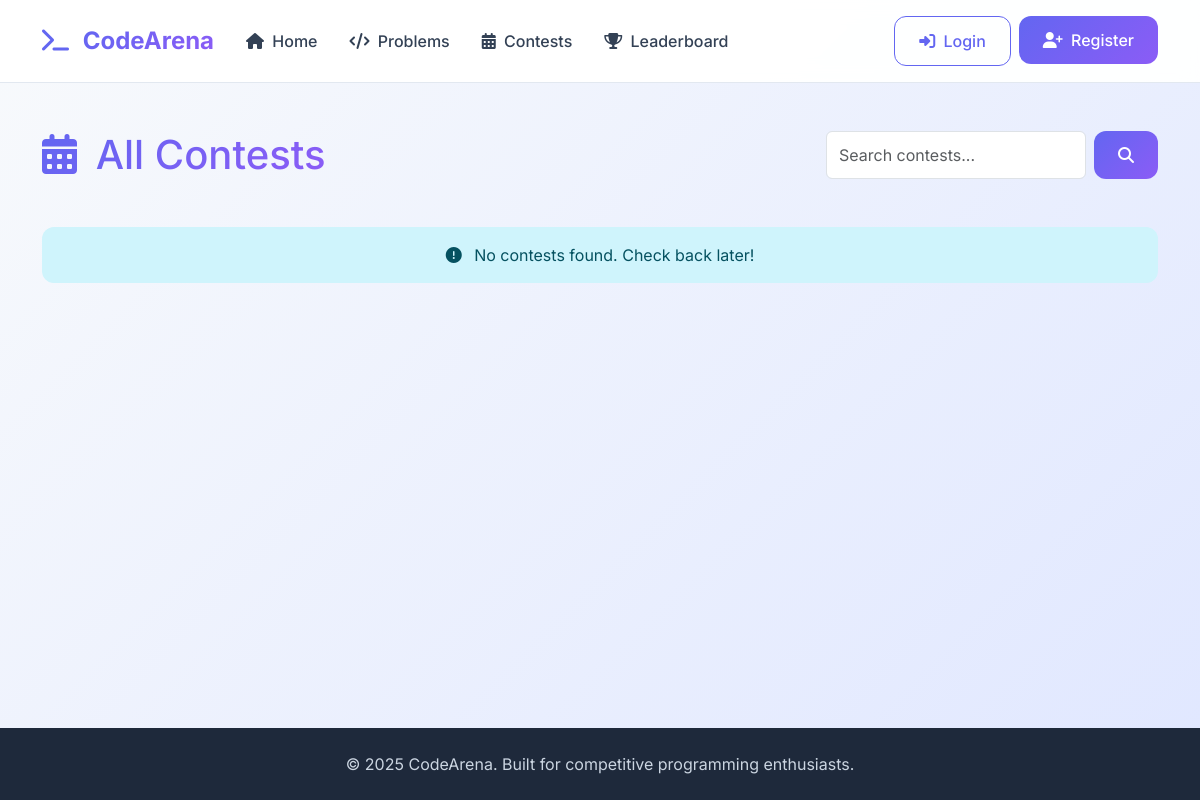
The page /contests/list/ on the database as committed earlier.
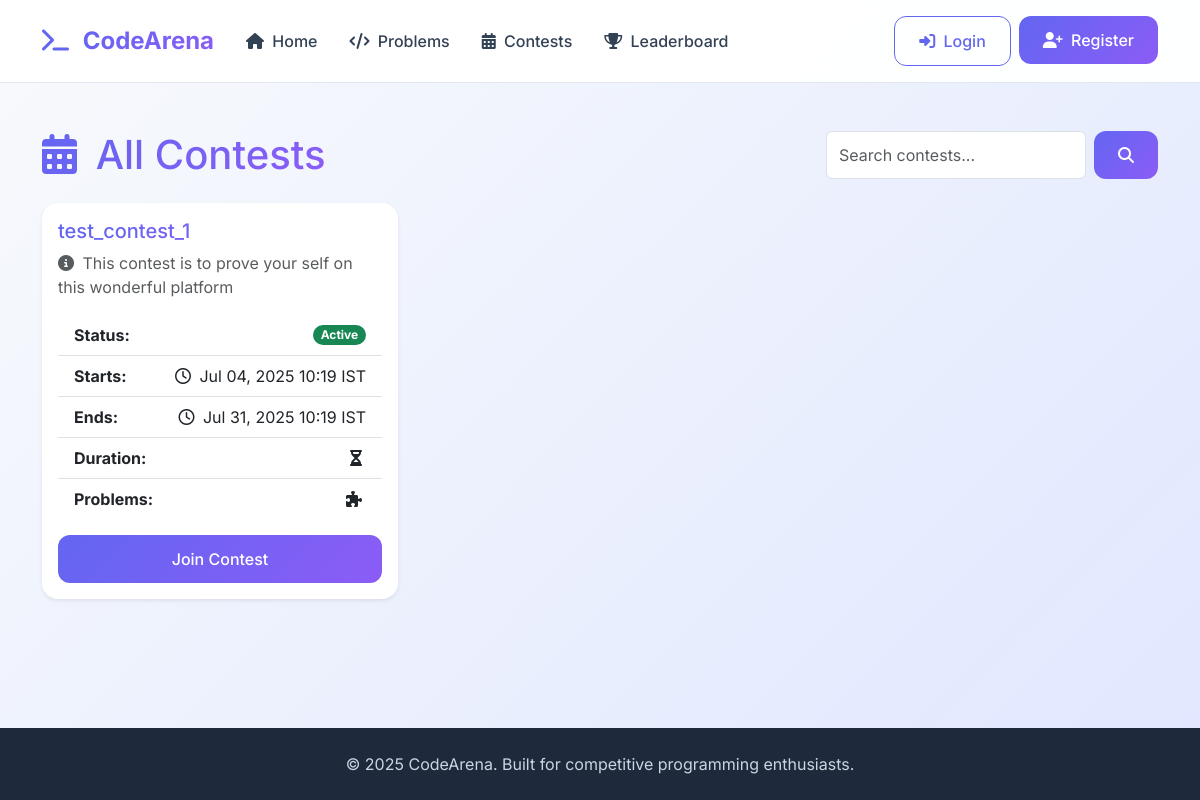
The same page on the database as committed later.
### contests/models.py (models this page shows, shortened)
class Contest(models.Model):
    name = models.CharField(max_length=255,unique=True,help_text="Name of the contest")
    description = models.TextField(help_text="Detailed description of the contest")
    start_time = models.DateTimeField(help_text="The official start time of the contest")
    end_time = models.DateTimeField(help_text="The official end time of the contest")
    STATUS_CHOICES = (
        ('upcoming','Upcoming'),
        ('active','Active'),
        ('ended','Ended'),
        ('cancelled','Cancelled')
    )
    status = models.CharField(max_length=10,choices=STATUS_CHOICES,default="upcoming",help_text="Current status of the contest")
    created_by = models.ForeignKey(
        settings.AUTH_USER_MODEL,
        on_delete=models.SET_NULL,
        null=True,
        blank=True,
        related_name='created_contests',
        help_text="User who created this contest"
    )
    problems = models.ManyToManyField(
        Problem,
        through='ContestProblem',
        related_name='contests',
        help_text="Problems included in this contest"
    )
    participants = models.ManyToManyField(
        settings.AUTH_USER_MODEL,
        related_name='contests_participated',
        blank=True,
        help_text= "Users who have registered or participated in this contest"
    )
    created_at = models.DateTimeField(auto_now_add=True)
    updated_at = models.DateTimeField(auto_now=True)
    class Meta:
        verbose_name = 'Contest'
        verbose_name_plural = 'Contests'
        ordering = ['start_time']

### contests/views.py (the view)
# urls.py: path('list/', ContestListView.as_view(), name='list'),
class ContestListView(View):
    def get(self, request, *args, **kwargs):
        contests_list = Contest.objects.all()
        query = request.GET.get('q')
        if query:
            contests_list = contests_list.filter(
                Q(name__icontains=query) |
                Q(description__icontains=query)
            ).distinct()
        paginator = Paginator(contests_list, 9)
        page_number = request.GET.get('page')
        try:
            contests = paginator.page(page_number)
        except PageNotAnInteger:
            contests = paginator.page(1)
        except EmptyPage:
            contests = paginator.page(paginator.num_pages)
        context = {
            'contests': contests,
            'is_paginated': contests.has_other_pages(),
            'page_obj': contests,
            'query': query,
        }
        return render(request, 'contests/contests.html', context)

### templates/contests/contests.html (shortened to what this page needs)
{% extends 'base.html' %}
{% block content %}
<div class="container mt-5">
    <div class="d-flex justify-content-between align-items-center mb-4">
        <h1 class="mb-0 text-gradient">
            <i class="fas fa-calendar-alt me-2"></i> All Contests
        </h1>
        <form class="d-flex" method="GET" action="{% url 'contests:list' %}">
            <input class="form-control me-2" type="search" placeholder="Search contests..." aria-label="Search" name="q" value="{{ request.GET.q }}">
            <button class="btn btn-primary" type="submit">
                <i class="fas fa-search"></i>
            </button>
        </form>
    </div>
    {% if contests %}
    <div class="row row-cols-1 row-cols-md-2 row-cols-lg-3 g-4">
        {% for contest in contests %}
        <div class="col">
            <div class="card h-100 shadow-sm border-0">
                <div class="card-body d-flex flex-column">
                    <h5 class="card-title text-gradient mb-2">{{ contest.name }}</h5>
                    <p class="card-text text-muted mb-3">
                        <i class="fas fa-info-circle me-1"></i> {{ contest.description|truncatechars:100 }}
                    </p>
                    <ul class="list-group list-group-flush mb-3 flex-grow-1">
                        <li class="list-group-item d-flex justify-content-between align-items-center">
                            <strong>Status:</strong>
                            {% if contest.status == 'upcoming' %}
                                <span class="badge bg-primary rounded-pill">Upcoming</span>
                            {% elif contest.status == 'active' %}
                                <span class="badge bg-success rounded-pill">Active</span>
                            {% else %}
                                <span class="badge bg-secondary rounded-pill">Finished</span>
                            {% endif %}
                        </li>
                        <li class="list-group-item d-flex justify-content-between align-items-center">
                            <strong>Starts:</strong>
                            <span><i class="far fa-clock me-1"></i> {{ contest.start_time|date:"M d, Y H:i" }} IST</span>
                        </li>
                        <li class="list-group-item d-flex justify-content-between align-items-center">
                            <strong>Ends:</strong>
                            <span><i class="far fa-clock me-1"></i> {{ contest.end_time|date:"M d, Y H:i" }} IST</span>
                        </li>
                        <li class="list-group-item d-flex justify-content-between align-items-center">
                            <strong>Duration:</strong>
                            <span><i class="fas fa-hourglass-half me-1"></i> {{ contest.duration_display }}</span>
                        </li>
                        <li class="list-group-item d-flex justify-content-between align-items-center">
                            <strong>Problems:</strong>
                            <span><i class="fas fa-puzzle-piece me-1"></i> {{ contest.problem_count }}</span>
                        </li>
                    </ul>
                    <div class="mt-auto d-grid gap-2">
                        {% if contest.status == 'upcoming' %}
                            <a href="#" class="btn btn-outline-primary disabled">Register (Coming Soon)</a>
                        {% elif contest.status == 'active' %}
                            <a href="{% url 'contests:detail' contest.id %}" class="btn btn-primary">Join Contest</a>
                        {% else %}
                            <a href="{% url 'contests:detail' contest.id %}" class="btn btn-secondary">View Results</a>
                        {% endif %}
                    </div>
                </div>
            </div>
        </div>
        {% endfor %}
    </div>
    {% else %}
    <div class="alert alert-info text-center mt-5" role="alert">
        <i class="fas fa-exclamation-circle me-2"></i> No contests found. Check back later!
    </div>
    {% endif %}
</div>
{% endblock %}

Rows that differ between the two databases and show on the page:
added Contest: name "test_contest_1", description "This contest is to prove your self on this wonderful platform", status "Active", start_time "Jul 04, 2025 10:19", end_time "Jul 31, 2025 10:19"
Other text that changed with them:
text no longer shown: "No contests found. Check back later!"
